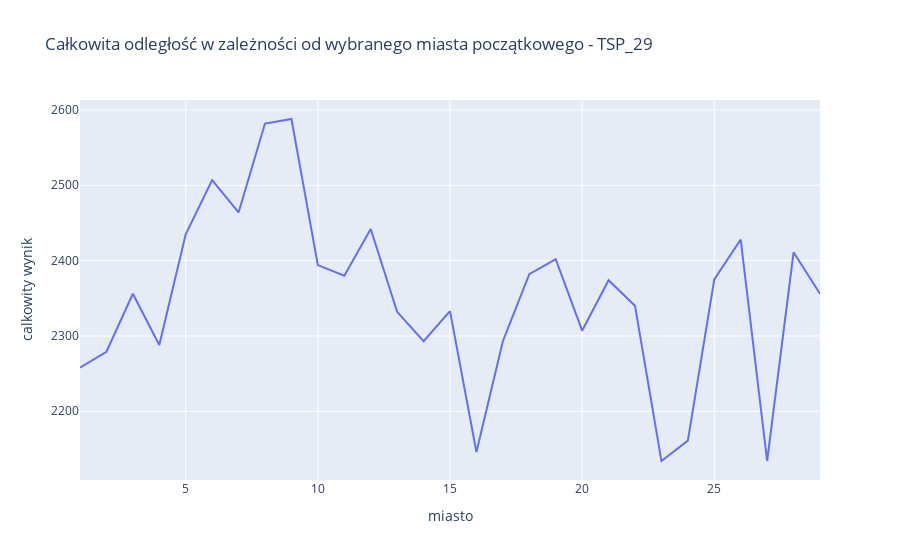

Notebook cell for this chart:
### Code cell
rysuj_wykres(TSP_29)

### Figure 1 — Plotly figure (JSON) as saved in the notebook; plotly's stock layout.template omitted (floating-point values rounded to 4 significant figures)
{"data": [{"hovertemplate": "miasto=%{x}<br>calkowity wynik=%{y}<extra></extra>", "legendgroup": "", "line": {"color": "#636efa", "dash": "solid"}, "marker": {"symbol": "circle"}, "mode": "lines", "name": "", "orientation": "v", "showlegend": false, "x": [1, 2, 3, 4, 5, 6, 7, 8, 9, 10, 11, 12, 13, 14, 15, 16, 17, 18, 19, 20, 21, 22, 23, 24, 25, 26, 27, 28, 29], "xaxis": "x", "y": [2258, 2279, 2356, 2288, 2435, 2507, 2464, 2582, 2588, 2394, 2380, 2442, 2332, 2293, 2333, 2146, 2293, 2382, 2402, 2307, 2374, 2340, 2134, 2161, 2375, 2428, 2134, 2411, 2356], "yaxis": "y", "type": "scatter"}], "layout": {"xaxis": {"anchor": "y", "domain": [0.0, 1.0], "title": {"text": "miasto"}}, "yaxis": {"anchor": "x", "domain": [0.0, 1.0], "title": {"text": "calkowity wynik"}}, "legend": {"tracegroupgap": 0}, "title": {"text": "Całkowita odległość w zależności od wybranego miasta początkowego - TSP_29"}}}
